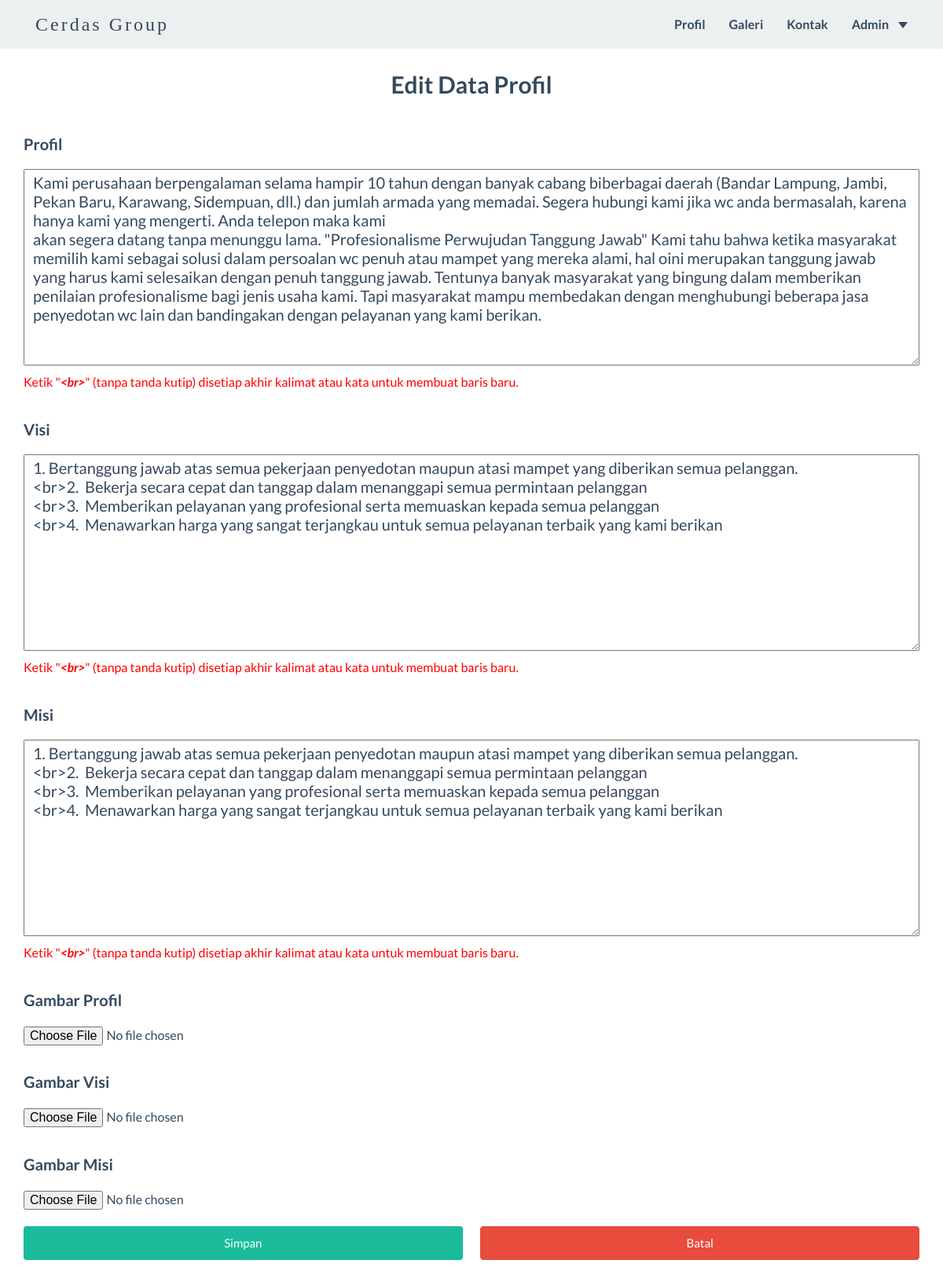
Page /admin/index.php?data=profil&aksi=edit (signed in) on the committed database.
### tables this page shows
CREATE TABLE IF NOT EXISTS `profil` (
  `id_profil` int(3) NOT NULL,
  `detail_profil` text,
  `visi` text,
  `misi` text,
  `foto_profil` varchar(120) NOT NULL,
  `foto_visi` varchar(120) NOT NULL,
  `foto_misi` varchar(120) NOT NULL
);

### config/koneksi.php (called while the page is built, shortened)
<?php
function PdoSelect($query){
	$koneksiPdo = $GLOBALS['koneksiPdo'];
	$list = $koneksiPdo->prepare($query);
	$list -> execute();
	$data = $list->fetch(PDO::FETCH_ASSOC);
	return $data;
}
?>

### admin/data-profil/profil.php (the view, shortened to what this page needs)
<?php
$title = "Tambah Data Profil";
if(isset($_GET['data'])){
	if($_GET['data'] == "profil" && $_GET['aksi'] == "tambah"){
		$title = "Tambah Data Profil";
	}
	elseif($_GET['data'] == "profil" && $_GET['aksi'] == "edit"){
		$title = "Edit Data Profil";
		$d_profil = PdoSelect("SELECT *FROM profil ORDER BY id_profil DESC");
	}else{
		redirect(0,"../");
	}
}else{
	redirect(0,"../");
}
?>
<html>
	<head>
	</head>
	<body>
		<form action="" method="POST" enctype="multipart/form-data">
			<center><h3><?php echo $title; ?></h3></center><br>
			<div class="form-group">
				<label><h4>Profil</h4></label>
				<textarea name="profil" style="width:100%; height:250px;"><?php if(isset($d_profil)) echo $d_profil['detail_profil']; ?></textarea>
				<p style="color:red;">Ketik "<strong><i>&lt;br&gt;</i></strong>" (tanpa tanda kutip) disetiap akhir kalimat atau kata untuk membuat baris baru.</p>
			</div>
			<div class="form-group">
				<label><h4>Visi</h4></label>
				<textarea name="visi" style="width:100%; height:250px;"><?php if(isset($d_profil)) echo $d_profil['visi']; ?></textarea>
				<p style="color:red;">Ketik "<strong><i>&lt;br&gt;</i></strong>" (tanpa tanda kutip) disetiap akhir kalimat atau kata untuk membuat baris baru.</p>
			</div>
			<div class="form-group">
				<label><h4>Misi</h4></label>
				<textarea name="misi" style="width:100%; height:250px;"><?php if(isset($d_profil)) echo $d_profil['misi']; ?></textarea>
				<p style="color:red;">Ketik "<strong><i>&lt;br&gt;</i></strong>" (tanpa tanda kutip) disetiap akhir kalimat atau kata untuk membuat baris baru.</p>
			</div>
			<div class="form-group">
				<label><h4>Gambar Profil</h4></label>
				<input type="file" name="foto0">
			</div>
			<div class="form-group">
				<label><h4>Gambar Visi</h4></label>
				<input type="file" name="foto1">
			</div>
			<div class="form-group">
				<label><h4>Gambar Misi</h4></label>
				<input type="file" name="foto2">
			</div>
			<button type="submit" name="data" class="btn btn-primary" style="width:49%; margin-bottom: 50px; float: left">Simpan</button>
		</form>
			<a href="../"><button class="btn btn-danger" style="width:49%; margin-bottom: 50px;float: right">Batal</button></a>
	</body>
</html>

### admin/index.php (shortened to what this page needs)
<?php
    include "../config/koneksi.php";
?>
<!DOCTYPE html>
<html lang="en">
<head>
    <link href="../css/bootstrap.min.css" rel="stylesheet">
    <link href="../font-awesome/css/font-awesome.min.css" rel="stylesheet">
    <link href="../css/general.css" rel="stylesheet">
    <link href="../css/custom.css" rel="stylesheet">
    <link href="../css/owl.carousel.css" rel="stylesheet">
    <link href="../css/owl.theme.css" rel="stylesheet">
    <link href="../css/style.css" rel="stylesheet">
    <link href="../css/animate.css" rel="stylesheet">
    <link rel="stylesheet" href="../css/magnific-popup.css">
</head>
<body id="page-top" class="index">
    <?php
        include "include/navigation.php";
    ?>
    <div class="container">
    <?php
        if(isset($_GET['data'])){
            $data = $_GET['data'];
            switch ($data) {
                case 'profil':
                    include "data-profil/profil.php";
                    break;
            }
        }else{
            echo "<meta http-equiv='refresh' content='0,?data=profil&aksi=edit'>";
        }
    ?>
    </div>

### admin/include/navigation.php (shortened to what this page needs)
<?php
    $custom = "";
    if(!isset($_GET['menu'])){
        $custom = "navbar-custom";
    }
    echo"
        <nav id='mainNav' class='navbar navbar-default $custom navbar-fixed-top'>
    ";
?>
<nav class="navbar-default" role="navigation">
    <div class="container">
        <div class="navbar-header">
            <a class="navbar-brand" href="#home">Cerdas Group</a>
        </div>
        <div class="collapse navbar-collapse navbar-right navbar-ex1-collapse">
            <ul class="nav navbar-nav">
                <li class="menuItem"><a href="?data=profil&aksi=edit">Profil</a></li>
                <li class="menuItem"><a href="?data=galeri">Galeri</a></li>
                <li class="menuItem"><a href="?data=kontak">Kontak</a></li>
                <li class="dropdown">
                    <a class="page-scroll dropdown-toggle" data-toggle="dropdown" href="javascript:;">Admin<span class="caret"></span></a>
                </li>
            </ul>
        </div>
    </div>
</nav>
</nav>

### css/general.css (style rules this page uses)
body, html { height: 100%; width: 100%; overflow-x:hidden; }
.btn-primary { border-color: rgba(52, 73, 94, 0); }
.navbar { position: relative; min-height: 60px; margin-bottom: 0; width: 100%; z-index: 999; border-radius: 0; }
.navbar-default { position: relative; min-height: 60px; width: 100%; z-index: 999; }
.navbar-default .navbar-nav>li>a { color: #ffffff; }
.navbar-default .navbar-brand { color: #ffffff; }
.navbar-brand { font-family: arvo; letter-spacing: 3px; font-weight: 400 !important; }

### rows in the picture
profil: profil "Kami perusahaan berpengalaman selama hampir 10 tahun dengan banyak cabang biberbagai daerah (Bandar Lampung, Jambi, Pekan Baru, Karawang, Sidempuan, dll.) dan jumlah armada yang memadai. Segera hubungi kami jika wc anda bermasalah, karena hanya kami yang mengerti. Anda telepon maka kami akan segera datang tanpa menunggu lama. \"Profesionalisme Perwujudan Tanggung Jawab\" Kami tahu bahwa ketika masyarakat memilih kami sebagai solusi dalam persoalan wc penuh atau mampet yang mereka alami, hal oini merupakan tanggung jawab yang harus kami selesaikan dengan penuh tanggung jawab. Tentunya banyak masyarakat yang bingung dalam memberikan penilaian profesionalisme bagi jenis usaha kami. Tapi…", visi "1. Bertanggung jawab atas semua pekerjaan penyedotan maupun atasi mampet yang diberikan semua pelanggan. <br>2. Bekerja secara cepat dan tanggap dalam menanggapi semua permintaan pelanggan <br>3. Memberikan pelayanan yang profesional serta memuaskan kepada semua pelanggan <br>4. Menawarkan harga yang sangat terjangkau untuk semua pelayanan terbaik yang kami berikan", misi "1. Bertanggung jawab atas semua pekerjaan penyedotan maupun atasi mampet yang diberikan semua pelanggan. <br>2. Bekerja secara cepat dan tanggap dalam menanggapi semua permintaan pelanggan <br>3. Memberikan pelayanan yang profesional serta memuaskan kepada semua pelanggan <br>4. Menawarkan harga yang sangat terjangkau untuk semua pelayanan terbaik yang kami berikan"

### other values in the picture
$title "Edit Data Profil"
